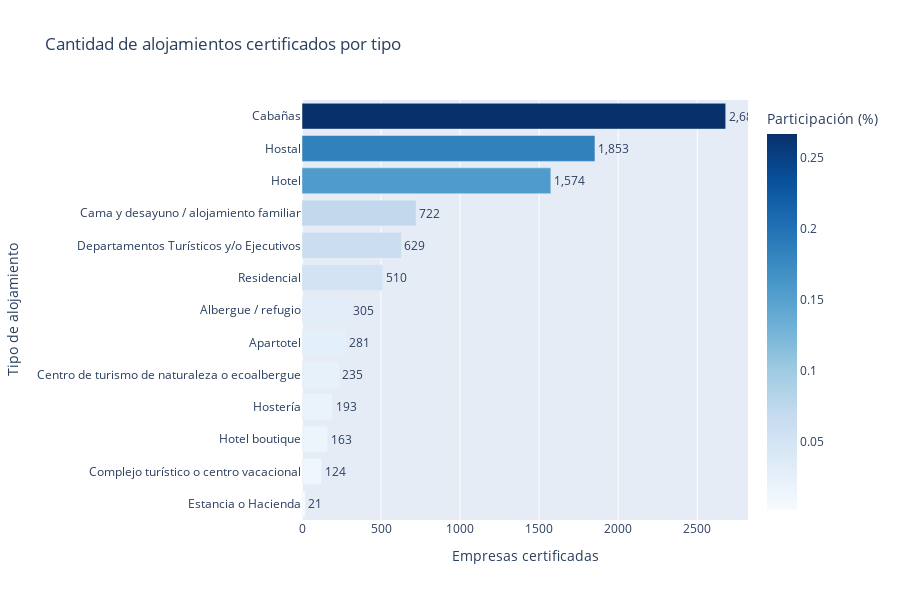

Here is the notebook cell this chart was saved with:
### Markdown cell above
## 4. Oferta de alojamientos certificados
Analizamos la mezcla de alojamientos desde distintos ángulos: ranking por volumen, participación porcentual y el grado de concentración acumulada.

### Code cell
# Distribución de tipos de alojamientos certificados
fig = px.bar(
    lodging_sorted,
    x='value',
    y='category',
    color='percentage',
    color_continuous_scale='Blues',
    title='Cantidad de alojamientos certificados por tipo',
    labels={
        'value': 'Empresas certificadas',
        'category': 'Tipo de alojamiento',
        'percentage': 'Participación (%)'
    },
    text='value',
    custom_data=['percentage']
)
fig.update_traces(
    texttemplate='%{text:,.0f}',
    textposition='outside',
    hovertemplate=(
        '<b>%{y}</b><br>'
        'Empresas certificadas: %{x:,.0f}<br>'
        'Participación: %{customdata[0]:.1%}<extra></extra>'
    )
)
fig.update_layout(
    yaxis={'categoryorder': 'total ascending', 'title': 'Tipo de alojamiento'},
    xaxis_title='Empresas certificadas',
    coloraxis_colorbar=dict(title='Participación (%)'),
    height=600
)
fig.show()

### Figure 1 — Plotly figure (JSON) as saved in the notebook; plotly's stock layout.template omitted (floating-point values rounded to 4 significant figures)
{"data": [{"customdata": [[0.2665], [0.1843], [0.1565], [0.0718], [0.0626], [0.0507], [0.0303], [0.0279], [0.0234], [0.0192], [0.0162], [0.0123], [0.0021]], "hovertemplate": "<b>%{y}</b><br>Empresas certificadas: %{x:,.0f}<br>Participación: %{customdata[0]:.1%}<extra></extra>", "legendgroup": "", "marker": {"color": [0.2665, 0.1843, 0.1565, 0.0718, 0.0626, 0.0507, 0.0303, 0.0279, 0.0234, 0.0192, 0.0162, 0.0123, 0.0021], "coloraxis": "coloraxis", "pattern": {"shape": ""}}, "name": "", "orientation": "h", "showlegend": false, "text": [2680.0, 1853.0, 1574.0, 722.0, 629.0, 510.0, 305.0, 281.0, 235.0, 193.0, 163.0, 124.0, 21.0], "textposition": "outside", "texttemplate": "%{text:,.0f}", "type": "bar", "x": [2680.0, 1853.0, 1574.0, 722.0, 629.0, 510.0, 305.0, 281.0, 235.0, 193.0, 163.0, 124.0, 21.0], "xaxis": "x", "y": ["Cabañas", "Hostal", "Hotel", "Cama y desayuno / alojamiento familiar", "Departamentos Turísticos y/o Ejecutivos", "Residencial", "Albergue / refugio", "Apartotel", "Centro de turismo de naturaleza o ecoalbergue", "Hostería", "Hotel boutique", "Complejo turístico o centro vacacional", "Estancia o Hacienda"], "yaxis": "y"}], "layout": {"barmode": "relative", "coloraxis": {"colorbar": {"title": {"text": "Participación (%)"}}, "colorscale": [[0, "rgb(247,251,255)"], [0.125, "rgb(222,235,247)"], [0.25, "rgb(198,219,239)"], [0.375, "rgb(158,202,225)"], [0.5, "rgb(107,174,214)"], [0.625, "rgb(66,146,198)"], [0.75, "rgb(33,113,181)"], [0.875, "rgb(8,81,156)"], [1, "rgb(8,48,107)"]]}, "height": 600, "legend": {"tracegroupgap": 0}, "title": {"text": "Cantidad de alojamientos certificados por tipo"}, "xaxis": {"anchor": "y", "domain": [0, 1], "title": {"text": "Empresas certificadas"}}, "yaxis": {"anchor": "x", "categoryorder": "total ascending", "domain": [0, 1], "title": {"text": "Tipo de alojamiento"}}}}
